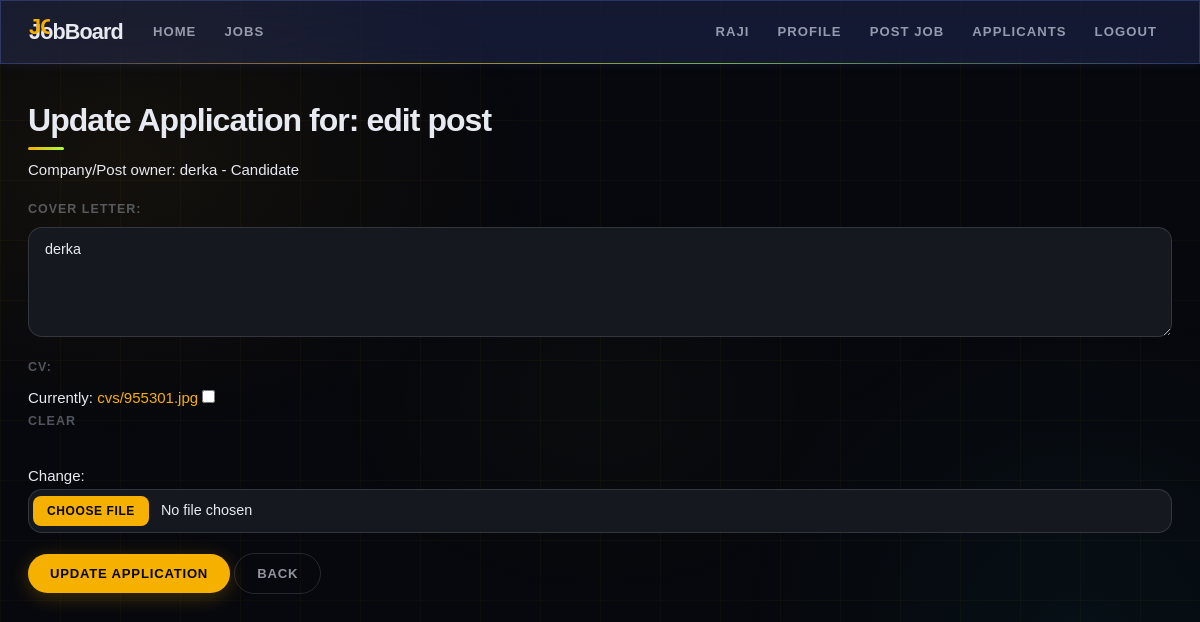
Page /application_update/3 (signed in) on the committed database.
### jobs/models.py (models this page shows, shortened)
class Jobs(models.Model):
    profile= models.ForeignKey(Profile , on_delete= models.CASCADE, related_name="jobs")
    title= models.CharField(max_length= 100)
    description = models.TextField()
    location = models.CharField(max_length=25)
    salary= models.DecimalField(max_digits=10, decimal_places=2, blank=True, null=True)
    created_at= models.DateTimeField(auto_now_add=True)

class Profile(models.Model):
    ROLE_CHOICES = [
        ( "employer", "Employer"),
        ("candidate","Candidate")
    ]
    user= models.OneToOneField(User, on_delete=models.CASCADE , related_name="profile")
    role= models.CharField( max_length= 10, choices=ROLE_CHOICES, default="employer")
    bio= models.TextField(blank=True, null= True)
    profile_picture = models.ImageField(upload_to='profile_pictures/', blank=True, null=True)

class Application(models.Model):
    STATUS=[
        ("applied", "Applied"),
        ("reviewed", "Reviewed"),
        ("rejected", "Rejected"),
        ("accepted", "Accepted"),
    ]
    profile= models.ForeignKey(Profile, on_delete=models.CASCADE)
    job= models.ForeignKey(Jobs, on_delete=models.CASCADE)
    cover_letter= models.TextField(blank=True, null=True)
    cv= models.FileField(upload_to='cvs/', blank=True, null=True)
    status= models.CharField(max_length=10, choices=STATUS, default="applied")
    applied_at= models.DateTimeField(auto_now_add=True)
    class Meta:
        unique_together= [['profile', 'job']]

### jobs/views.py (the view)
# urls.py: path('application_update/<int:app_id>', views.application_update, name="application_update"),
@login_required
def application_update(request, app_id):
    application = get_object_or_404(Application, id=app_id, profile=request.user.profile)
    if application.status != 'applied':
        messages.error(request, "You can only edit applications that are still pending.")
        return redirect('profile_detail', profile_id=request.user.profile.id)
    if request.method == "POST":
        form = ApplicationForm(request.POST, request.FILES, instance=application)
        if form.is_valid():
            form.save()
            messages.success(request, "Application updated successfully!")
            return redirect('profile_detail', profile_id=request.user.profile.id)
    else:
        form = ApplicationForm(instance=application)
    return render(request, "jobs/application_form.html", {'form': form, 'job': application.job, 'is_update': True})

### jobs/forms.py
class ApplicationForm(forms.ModelForm):
    class Meta:
        model = Application
        fields = ['cover_letter', 'cv']
        widgets = {
            'cover_letter': forms.Textarea(attrs={'class': 'form-control', 'rows': 4}),
            'cv': forms.ClearableFileInput(attrs={'class': 'form-control'}),
        }

### jobs/templates/jobs/application_form.html (shortened to what this page needs)
{% extends 'jobs/base.html' %}
<h2>{% if is_update %}Update Application{% else %}Apply{% endif %} for: {{ job.title }}</h2>
<p>Company/Post owner: {{ job.profile.user.username }} - {{ job.profile.role|capfirst }}</p>
<form method="post" enctype="multipart/form-data" class="mt-3">
  <div class="mb-3">
    {{ form.cover_letter.label_tag }}
    {{ form.cover_letter }}
  </div>
  <div class="mb-3">
    {{ form.cv.label_tag }}
    {{ form.cv }}
  </div>
  <button type="submit" class="btn btn-primary">{% if is_update %}Update Application{% else %}Submit Application{% endif %}</button>
  <a class="btn btn-outline-secondary" href="{% url 'job_detail' job.id %e}">Back</a>
</form>

### jobs/templates/jobs/base.html (shortened to what this page needs)
<!DOCTYPE html>
<html lang="en">
<head>
{% load static %}
<link href="https://cdnjs.cloudflare.com/ajax/libs/bootswatch/5.2.3/flatly/bootstrap.min.css" rel="stylesheet"/>
<link href="{% static 'jobs/jobboard.css' %}" rel="stylesheet"/>
</head>
<body>
<nav class="navbar navbar-expand-lg navbar-dark bg-primary fixed-top">
  <div class="container-fluid">
    <a class="navbar-brand" href="{% url 'home' %}">JobBoard</a>
    <div class="collapse navbar-collapse" id="navbarMain">
      <ul class="navbar-nav me-auto mb-2 mb-lg-0">
        <li class="nav-item"><a class="nav-link" href="{% url 'home' %}">Home</a></li>
        <li class="nav-item"><a class="nav-link" href="{% url 'job_list' %}">Jobs</a></li>
      </ul>
      <ul class="navbar-nav ms-auto">
        {% if user.is_authenticated %}
          <li class="nav-item"><span class="nav-link">{{ user.username }}</span></li>
          <li class="nav-item"><a class="nav-link" href="{% url 'profile_detail' user.profile.id %}">Profile</a></li>
          {% if user.profile.role == 'employer' %}
            <li class="nav-item"><a class="nav-link" href="{% url 'job_create' %}">Post Job</a></li>
            <li class="nav-item"><a class="nav-link" href="{% url 'employer_applicants' %}">Applicants</a></li>
          {% endif %}
          <li class="nav-item"><a class="nav-link" href="{% url 'logout' %}">Logout</a></li>
        {% else %}
          <li class="nav-item"><a class="nav-link" href="{% url 'login_view' %}">Login</a></li>
          <li class="nav-item"><a class="nav-link" href="{% url 'signup' %}">Signup</a></li>
        {% endif %}
      </ul>
    </div>
  </div>
</nav>
<div class="container">
  {% block content %}{% endblock %}
</div>
</body>
</html>

### jobs/templates/jobs/base.html (style rules this page uses)
body { padding-top: 70px; }

### rows in the picture
Jobs: title "edit post", profile.user.username "derka", profile.role "Candidate"
Application: cover_letter "derka"

### other values in the picture
{{ user.username }} "RAJI"
